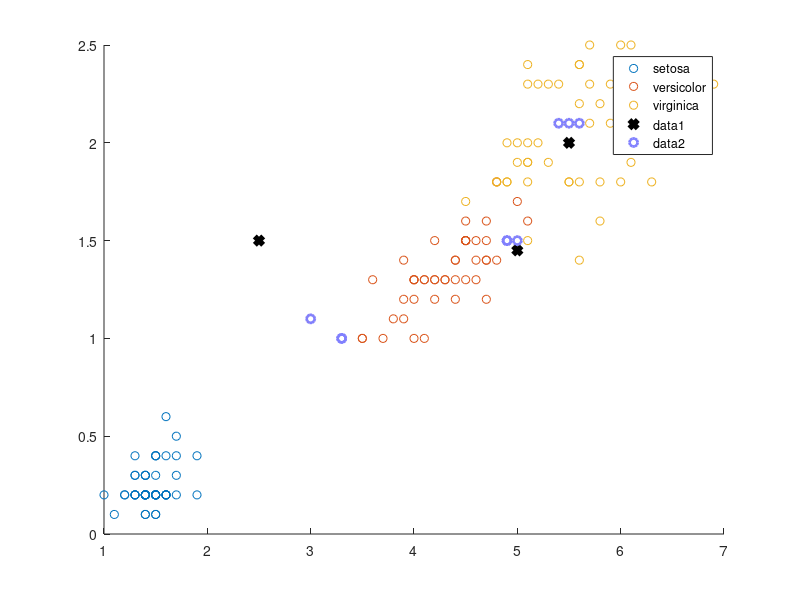

Source code (MATLAB): (Note: this script raises an error after producing the figure.)
clear all;
% load the iris Dataset in memory, use Matlab 2015 or higher 
load fisheriris;

x=meas(:,3:4);
y=species;

whos

% plot all metrics of our Dataset
gscatter(x(:,1),x(:,2),y);

% new values to test
newpoint=[5.5 2; 2.5 1.5; 5 1.45];

[id,d]=knnsearch(x,newpoint,'k',3);

line(newpoint(:,1),newpoint(:,2),'color','k','marker','x','linewidth',4,'linestyle','none');

line(x(id,1),x(id,2),'color',[.5 .5 1],'marker','o','linewidth',2,'linestyle','none');

% trying results variating the number of neighbors to consider
mldminko=fitcknn(x,y,'NumNeighbors',3,'distance','minkowski');
mldcity=fitcknn(x,y,'NumNeighbors',5,'distance','cityblock');
mldceuc=fitcknn(x,y,'NumNeighbors',7);

tabulate(y(id(1,:)))
tabulate(y(id(2,:)))

%predict the new point with each Model 

labelmin=predict(mldminko,newpoint)
labecity=predict(mldcity,newpoint)
labeleuc=predict(mldceuc,newpoint)

resubLoss(mldminko)
resubLoss(mldcity)
resubLoss(mldceuc)